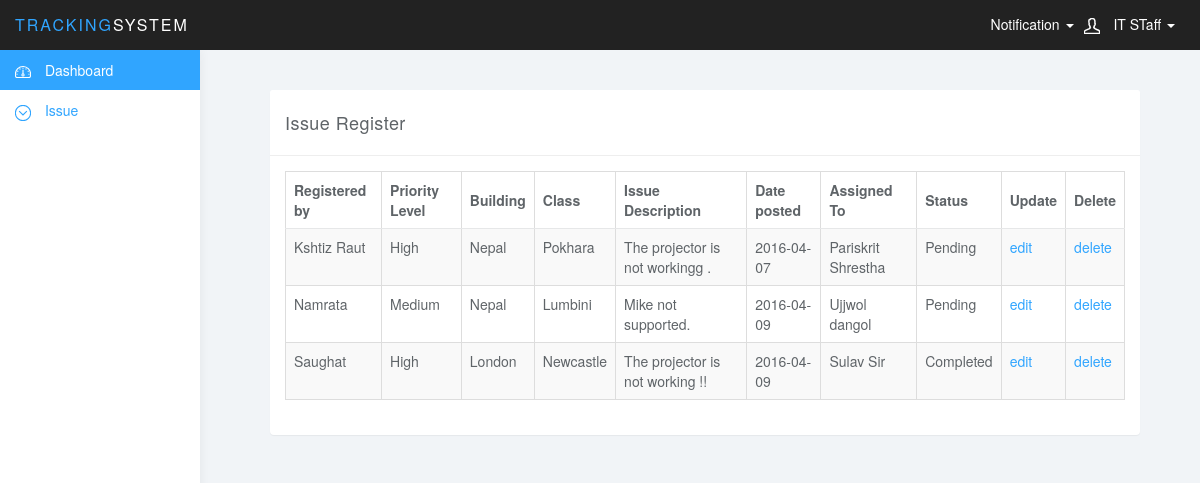
The app's page /index.php/track/employeeViewIssue with its own data.
### tables this page shows
CREATE TABLE `issue` (
  `issue_id` int(11) NOT NULL,
  `name` varchar(30) NOT NULL,
  `priority` varchar(20) NOT NULL,
  `building` varchar(30) NOT NULL,
  `class` varchar(30) NOT NULL,
  `description` varchar(200) NOT NULL,
  `assigned_to` varchar(20) NOT NULL,
  `status` varchar(20) NOT NULL,
  `date_posted` date NOT NULL
);

### application/models/issueModel.php (called while the page is built, shortened)
<?php if ( ! defined('BASEPATH')) exit('No direct script access allowed');
class issueModel extends CI_Model
{
  var $table = "issue";
  function getAll($limit = null)
  {
    $q = $this->db->get($this->table);
    if($q->num_rows() > 0)
    {
      return $q->result();
    }
    return array();
  }
}

### application/controllers/Track.php (called while the page is built, shortened)
<?php
class Track extends CI_Controller {
	 function __construct()
	 {
	   $this->load->library('session');
	   $this->load->model('loginModel','',TRUE);
	   $this->load->model('registerModel','postregister');
	   $this->load->model('issueModel','postissue');
	   $this->load->model('employeeModel','postemployee');
	 }
	 public function employeeHeader()
	 {
	 	$this->load->view('employee/employeeHeader');
	 }
	 public function employeeFooter()
	 {
	 	$this->load->view('employee/employeeFooter');
	 }
	public function employeeViewIssue()
	{
		$data['posts']=$this->postissue->getAll();
		$this->load->view('employee/viewIssue',$data);
	}
}

### index.php (called while the page is built, shortened)
<?php
require_once BASEPATH.'core/CodeIgniter.php';

### application/views/employee/viewIssue.php (the view, shortened to what this page needs)
<div class="row" style="width: 90%;">
  <div class="col-md-10 col-md-offset-3">
    <div class="login-panel panel panel-default">
      <div class="panel-heading">Issue Register</div>
      <div class="panel-body">
                    <div class="table-responsive">
                <table class="table tablesorter table-bordered table-hover table-striped sortable">
                   <thead>
                      <tr>
                         <th>Registered by</th>
                         <th>Priority Level</th>
                         <th>Building</th>
                         <th>Class</th>
                         <th>Issue Description</th>
                         <th>Date posted</th>
                         <th>Assigned To</th>
                         <th>Status</th>
                         <th>Update</th>
                         <th>Delete</th>
                      </tr>
                   </thead>
                   <tbody>
                      <?php $i=1; foreach($posts as $post): ?>
                      <tr <?=($i % 2 == 0) ? 'class="even"' : '' ?>>
                         <td><?=$post->name?></td>
                         <td><?=$post->priority?></td>
                         <td><?=$post->building?></td>
                         <td><?=$post->class?></td>
                         <td><?=$post->description?></td>
                         <td><?=$post->date_posted?></td>
                         <td><?=$post->assigned_to?></td>
                         <td><?=$post->status?></td>
                         <td><a href="<?=site_url("track/employeeEditIssue/".$post->issue_id)?>">edit</a> </td>
                         <td> <a href="<?=site_url("track/employeeDeleteIssue/".$post->issue_id)?>">delete</a></td>
                      </tr>
                      <?php $i++; endforeach; ?>
                   </tbody>
                </table>
             </div>
      </div>
    </div>
  </div>
</div>

### public/css/styles.css (style rules this page uses)
body { background: #f1f4f7; padding-top: 50px; color: #5f6468; }
a, a:hover, a:focus { color: #30a5ff; }
.panel { border: 0; }
.panel-heading { font-size: 18px; font-weight: 300; letter-spacing: 0.025em; height: 66px; line-height: 45px; }
.panel-default .panel-heading { background: #fff; border-bottom: 1px solid #eee; color: #5f6468; }
.table { background: #fff; }
.table>thead>tr>th { border-bottom: 1px solid #e6e7e8; vertical-align: middle; height: 50px; }

### records on screen
issue: name "Kshtiz Raut", priority "High", building "Nepal", class "Pokhara", description "The projector is not workingg .", date_posted "2016-04-07", assigned_to "Pariskrit Shrestha", status "Pending"
issue: name "Namrata", priority "Medium", building "Nepal", class "Lumbini", description "Mike not supported.", date_posted "2016-04-09", assigned_to "Ujjwol dangol", status "Pending"
issue: name "Saughat", priority "High", building "London", class "Newcastle", description "The projector is not working !!", date_posted "2016-04-09", assigned_to "Sulav Sir", status "Completed"
